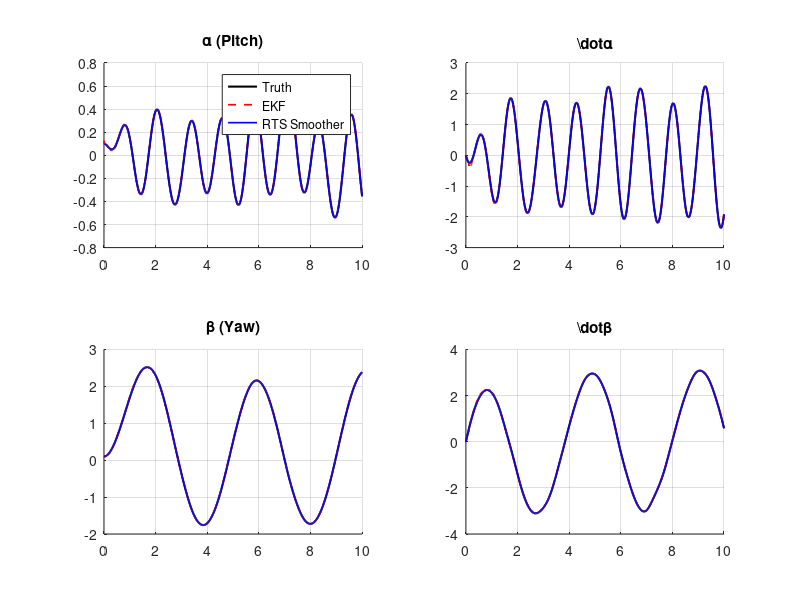

This figure's MATLAB source:
%% SCRIPT 3: RTS_Smoother.m
clear all; close all; clc;
load('EKF_smoother_data.mat'); % Carica log_EKF e log_vars

N = length(log_vars.t);
log_EKF.x_hat_smoothed = zeros(4, N);
log_EKF.P_smoothed = zeros(4, 4, N);

% Inizializzazione: L'ultimo istante coincide con l'ultima correzione EKF
log_EKF.x_hat_smoothed(:, N) = log_EKF.x_hat(:, N);
log_EKF.P_smoothed(:, :, N)  = log_EKF.P_corr(:, :, N);

% Ricorsione all'indietro
for k = N-1:-1:1
    P_corr_k = log_EKF.P_corr(:,:,k);
    P_pred_k1 = log_EKF.P_pred(:,:,k+1);
    F_k1 = log_EKF.F_matrix(:,:,k+1);
    
    % Guadagno dello smoother: C_k = P_{k|k} * F_{k+1}^T * P_{k+1|k}^{-1}
    C_k = P_corr_k * F_k1' / P_pred_k1;
    
    % Update dello stato e della covarianza
    err_x = log_EKF.x_hat_smoothed(:, k+1) - log_EKF.x_hat_pred(:, k+1);
    log_EKF.x_hat_smoothed(:, k) = log_EKF.x_hat(:, k) + C_k * err_x;
    
    err_P = log_EKF.P_smoothed(:,:,k+1) - P_pred_k1;
    log_EKF.P_smoothed(:,:,k) = P_corr_k + C_k * err_P * C_k';
end

%% Plot Confronto RTS vs EKF
figure;
titles = {'\alpha (Pitch)', '\dot{\alpha}', '\beta (Yaw)', '\dot{\beta}'};
for i=1:4
    subplot(2,2,i); hold on; grid on;
    plot(log_vars.t, log_vars.x_T(i,:), 'k', 'LineWidth', 1.5);
    plot(log_vars.t, log_EKF.x_hat(i,:), 'r--', 'LineWidth', 1.2);
    plot(log_vars.t, log_EKF.x_hat_smoothed(i,:), 'b-', 'LineWidth', 1.2);
    title(titles{i});
    if i==1, legend('Truth', 'EKF', 'RTS Smoother'); end
end
